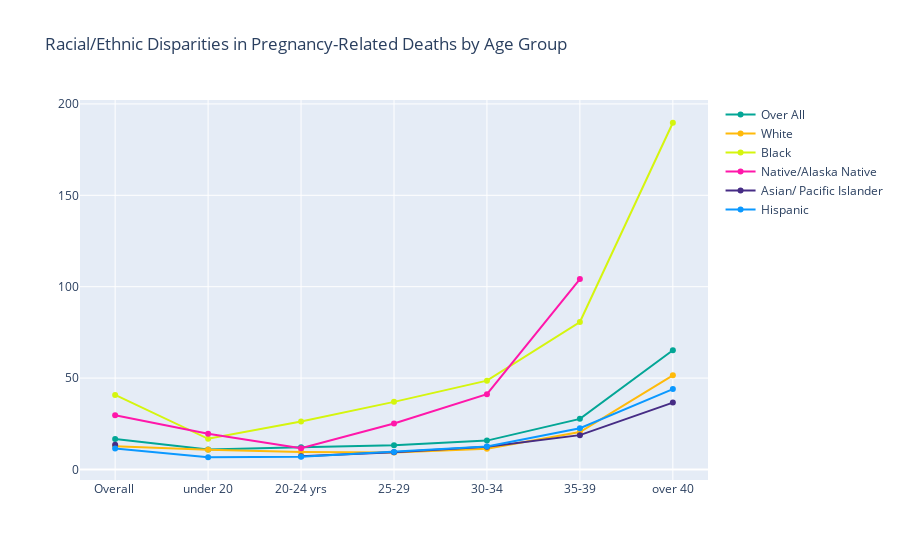

This figure's notebook cell:
### Code cell
trace1 = go.Scatter(x=df['Age Group'], y=df[' Total PRMR'], mode='lines+markers', name='Over All',marker_color='#03A696')
trace2 = go.Scatter(x=df['Age Group'], y=df['White PRMR'], mode='lines+markers', name='White',marker_color='#FFBA0A' )
trace3 = go.Scatter(x=df['Age Group'], y=df['Black PRMR'], mode='lines+markers', name='Black',marker_color='#D5F50E')
trace4 = go.Scatter(x=df['Age Group'], y=df['AI/AN PRMR'], mode='lines+markers', name='Native/Alaska Native',marker_color='#FF17AA')
trace5 = go.Scatter(x=df['Age Group'], y=df['Asian/ PI'], mode='lines+markers', name='Asian/ Pacific Islander',marker_color='#462C85')
trace6 = go.Scatter(x=df['Age Group'], y=df['Hispanic PRMR'], mode='lines+markers', name='Hispanic',marker_color='#0A98FF')

fig= go.Figure(data=[trace1, trace2, trace3, trace4,trace5,trace6])
fig.update_layout(title='Racial/Ethnic Disparities in Pregnancy-Related Deaths by Age Group')
fig.iplot()

### Figure 1 — Plotly figure (JSON) as saved in the notebook; plotly's stock layout.template omitted (floating-point values rounded to 4 significant figures)
{"data": [{"marker": {"color": "#03A696"}, "mode": "lines+markers", "name": "Over All", "type": "scatter", "x": ["Overall ", "under 20", "20-24 yrs", "25-29", "30-34", "35-39", "over 40"], "y": [16.7, 10.9, 12.2, 13.3, 15.8, 27.7, 65.2]}, {"marker": {"color": "#FFBA0A"}, "mode": "lines+markers", "name": "White", "type": "scatter", "x": ["Overall ", "under 20", "20-24 yrs", "25-29", "30-34", "35-39", "over 40"], "y": [12.7, 10.8, 9.6, 9.3, 11.3, 20.5, 51.5]}, {"marker": {"color": "#D5F50E"}, "mode": "lines+markers", "name": "Black", "type": "scatter", "x": ["Overall ", "under 20", "20-24 yrs", "25-29", "30-34", "35-39", "over 40"], "y": [40.8, 16.8, 26.3, 37, 48.6, 80.7, 189.7]}, {"marker": {"color": "#FF17AA"}, "mode": "lines+markers", "name": "Native/Alaska Native", "type": "scatter", "x": ["Overall ", "under 20", "20-24 yrs", "25-29", "30-34", "35-39", "over 40"], "y": [29.7, 19.5, 11.6, 25.2, 41.2, 104.2, null]}, {"marker": {"color": "#462C85"}, "mode": "lines+markers", "name": "Asian/ Pacific Islander", "type": "scatter", "x": ["Overall ", "under 20", "20-24 yrs", "25-29", "30-34", "35-39", "over 40"], "y": [13.5, null, 7.2, 9.5, 12.5, 18.8, 36.6]}, {"marker": {"color": "#0A98FF"}, "mode": "lines+markers", "name": "Hispanic", "type": "scatter", "x": ["Overall ", "under 20", "20-24 yrs", "25-29", "30-34", "35-39", "over 40"], "y": [11.5, 6.7, 7, 9.6, 12.6, 22.6, 44]}], "layout": {"title": {"text": "Racial/Ethnic Disparities in Pregnancy-Related Deaths by Age Group"}}}
